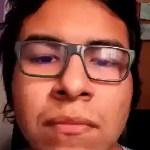
#> input picture taller2021-master/Reconocimiento Facial/data/Aaron/rotro_1.jpg, 150 x 150 px, found by its file name; its folder holds only this picture in this run
$ python Entrenamiento.py
#> lines starting #> are read from the running program, lines starting #| are printed output that depends on the picture
import cv2
import os
import numpy as np

dataPath = 'C:/Users/pc/source/repos/Facial/Reconocimiento Facial/data'
peopleList = os.listdir(dataPath)
print('Lista de personas: ', peopleList)

labels = []
facesData = []
label = 0

for nameDir in peopleList:
	personPath = dataPath + '/' + nameDir
	print('Leyendo las imágenes')

	for fileName in os.listdir(personPath):
		print('Rostros: ', nameDir + '/' + fileName)
		labels.append(label)
		facesData.append(cv2.imread(personPath+'/'+fileName,0))
		image = cv2.imread(personPath+'/'+fileName,0)
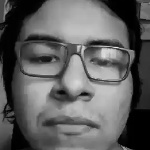
#> image: shape (150, 150); min 0, max 237, mean 95.8
		#cv2.imshow('image',image)
		#cv2.waitKey(10)
	label = label + 1
#> pass 2 of the loop `for nameDir in peopleList:`:
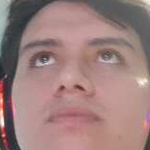
#> input picture taller2021-master/Reconocimiento Facial/data/Robert/rotro_10.jpg, 150 x 150 px, found by its file name
#> `image = cv2.imread(personPath+'/'+fileName,0)`:
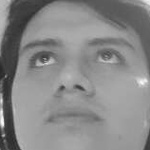
#> image: shape (150, 150); min 39, max 249, mean 136.4


#face_recognizer = cv2.face.EigenFaceRecognizer_create()
face_recognizer = cv2.face.LBPHFaceRecognizer_create()
#face_recognizer = cv2.face.FisherFaceRecognizer_create()


print("Entrenando...")
face_recognizer.train(facesData, np.array(labels))


#face_recognizer.write('modeloEigenFace.xml')
#face_recognizer.write('modeloFisherFace.xml')
face_recognizer.write('modeloLBPHFace.xml')
print("Modelo almacenado...")
